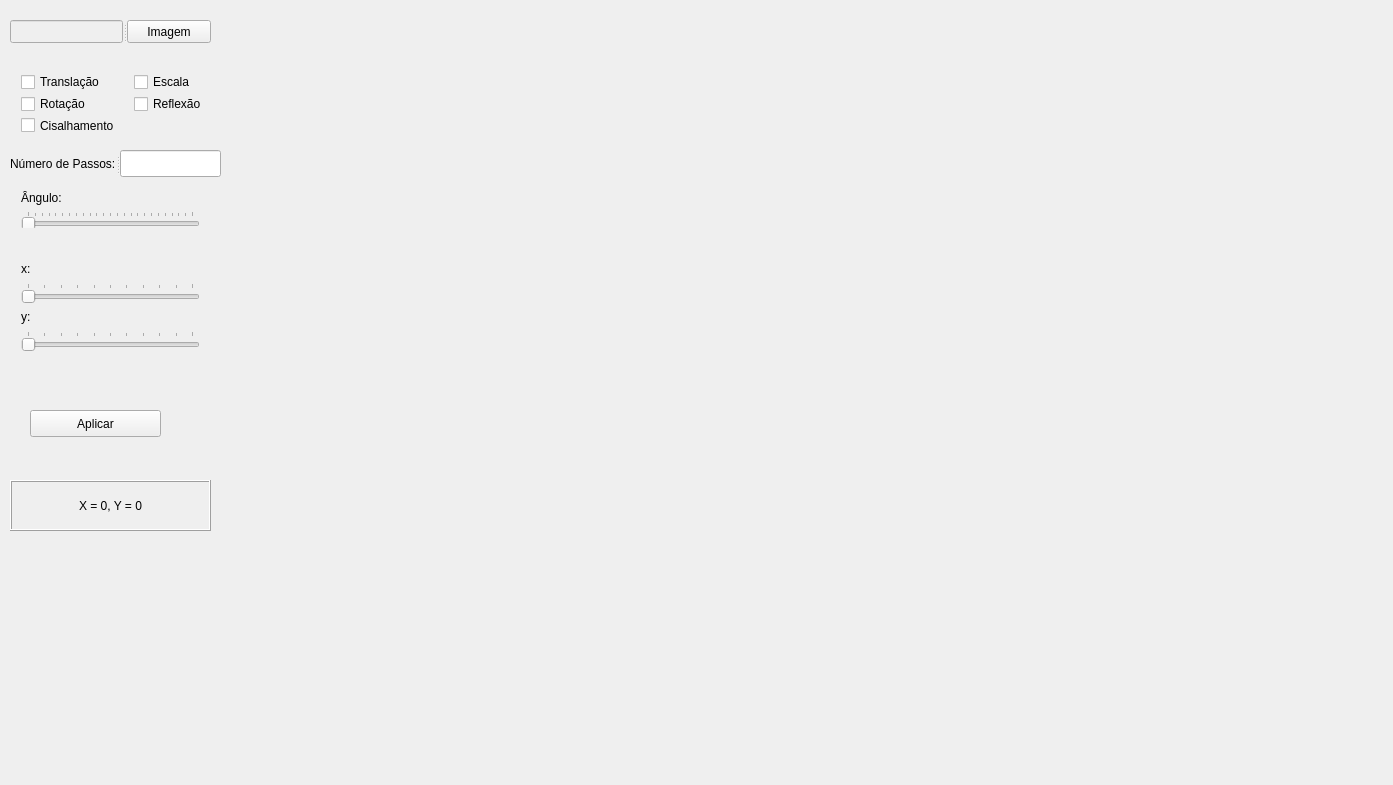
<?xml version="1.0" encoding="UTF-8"?>
<ui version="4.0">
 <class>MainWindow</class>
 <widget class="QMainWindow" name="MainWindow">
  <property name="geometry">
   <rect>
    <x>0</x>
    <y>0</y>
    <width>1393</width>
    <height>785</height>
   </rect>
  </property>
  <property name="mouseTracking">
   <bool>true</bool>
  </property>
  <property name="windowTitle">
   <string>MainWindow</string>
  </property>
  <property name="windowOpacity">
   <double>10.000000000000000</double>
  </property>
  <widget class="QWidget" name="centralWidget">
   <widget class="QWidget" name="layoutWidget">
    <property name="geometry">
     <rect>
      <x>10</x>
      <y>63</y>
      <width>241</width>
      <height>81</height>
     </rect>
    </property>
    <layout class="QGridLayout" name="gridLayout_2">
     <item row="0" column="0">
      <widget class="QCheckBox" name="tranCheck_2">
       <property name="text">
        <string>Translação</string>
       </property>
       <property name="autoExclusive">
        <bool>true</bool>
       </property>
      </widget>
     </item>
     <item row="0" column="1">
      <widget class="QCheckBox" name="escCheck_2">
       <property name="text">
        <string>Escala</string>
       </property>
       <property name="autoExclusive">
        <bool>true</bool>
       </property>
      </widget>
     </item>
     <item row="1" column="0">
      <widget class="QCheckBox" name="rotCheck_2">
       <property name="text">
        <string>Rotação</string>
       </property>
       <property name="autoExclusive">
        <bool>true</bool>
       </property>
      </widget>
     </item>
     <item row="1" column="1">
      <widget class="QCheckBox" name="refCheck_2">
       <property name="text">
        <string>Reflexão</string>
       </property>
       <property name="autoExclusive">
        <bool>true</bool>
       </property>
      </widget>
     </item>
     <item row="2" column="0" colspan="2">
      <widget class="QCheckBox" name="cisCheck_2">
       <property name="text">
        <string>Cisalhamento</string>
       </property>
       <property name="autoExclusive">
        <bool>true</bool>
       </property>
      </widget>
     </item>
    </layout>
   </widget>
   <widget class="QPushButton" name="apButton">
    <property name="geometry">
     <rect>
      <x>30</x>
      <y>410</y>
      <width>131</width>
      <height>27</height>
     </rect>
    </property>
    <property name="text">
     <string>Aplicar</string>
    </property>
   </widget>
   <widget class="QWidget" name="layoutWidget_2">
    <property name="geometry">
     <rect>
      <x>10</x>
      <y>250</y>
      <width>201</width>
      <height>112</height>
     </rect>
    </property>
    <layout class="QVBoxLayout" name="verticalLayout_3">
     <item>
      <widget class="QLabel" name="xLab_2">
       <property name="mouseTracking">
        <bool>true</bool>
       </property>
       <property name="text">
        <string>x:</string>
       </property>
      </widget>
     </item>
     <item>
      <widget class="QSlider" name="xSlid_2">
       <property name="cursor">
        <cursorShape>UpArrowCursor</cursorShape>
       </property>
       <property name="maximum">
        <number>10</number>
       </property>
       <property name="pageStep">
        <number>10</number>
       </property>
       <property name="orientation">
        <enum>Qt::Horizontal</enum>
       </property>
       <property name="tickPosition">
        <enum>QSlider::TicksAbove</enum>
       </property>
      </widget>
     </item>
     <item>
      <widget class="QLabel" name="yLab_2">
       <property name="text">
        <string>y:</string>
       </property>
      </widget>
     </item>
     <item>
      <widget class="QSlider" name="ySlid_2">
       <property name="maximum">
        <number>10</number>
       </property>
       <property name="orientation">
        <enum>Qt::Horizontal</enum>
       </property>
       <property name="tickPosition">
        <enum>QSlider::TicksAbove</enum>
       </property>
      </widget>
     </item>
    </layout>
   </widget>
   <widget class="my_qlabel" name="gridLab">
    <property name="geometry">
     <rect>
      <x>230</x>
      <y>0</y>
      <width>1161</width>
      <height>761</height>
     </rect>
    </property>
    <property name="mouseTracking">
     <bool>true</bool>
    </property>
    <property name="styleSheet">
     <string notr="true"/>
    </property>
    <property name="text">
     <string/>
    </property>
   </widget>
   <widget class="QWidget" name="layoutWidget_3">
    <property name="geometry">
     <rect>
      <x>10</x>
      <y>180</y>
      <width>201</width>
      <height>59</height>
     </rect>
    </property>
    <layout class="QVBoxLayout" name="verticalLayout_4">
     <item>
      <widget class="QLabel" name="angLab_2">
       <property name="text">
        <string>Ângulo:</string>
       </property>
      </widget>
     </item>
     <item>
      <widget class="QSlider" name="angSlid_2">
       <property name="contextMenuPolicy">
        <enum>Qt::DefaultContextMenu</enum>
       </property>
       <property name="toolTipDuration">
        <number>-1</number>
       </property>
       <property name="layoutDirection">
        <enum>Qt::LeftToRight</enum>
       </property>
       <property name="maximum">
        <number>360</number>
       </property>
       <property name="singleStep">
        <number>15</number>
       </property>
       <property name="pageStep">
        <number>16</number>
       </property>
       <property name="tracking">
        <bool>true</bool>
       </property>
       <property name="orientation">
        <enum>Qt::Horizontal</enum>
       </property>
       <property name="invertedAppearance">
        <bool>false</bool>
       </property>
       <property name="invertedControls">
        <bool>false</bool>
       </property>
       <property name="tickPosition">
        <enum>QSlider::TicksAbove</enum>
       </property>
      </widget>
     </item>
    </layout>
   </widget>
   <widget class="QSplitter" name="passosSplitter">
    <property name="geometry">
     <rect>
      <x>10</x>
      <y>150</y>
      <width>211</width>
      <height>27</height>
     </rect>
    </property>
    <property name="orientation">
     <enum>Qt::Horizontal</enum>
    </property>
    <widget class="QLabel" name="passosLab_2">
     <property name="text">
      <string>Número de Passos:</string>
     </property>
    </widget>
    <widget class="QLineEdit" name="nPassos_2"/>
   </widget>
   <widget class="QSplitter" name="splitter">
    <property name="geometry">
     <rect>
      <x>10</x>
      <y>20</y>
      <width>201</width>
      <height>23</height>
     </rect>
    </property>
    <property name="orientation">
     <enum>Qt::Horizontal</enum>
    </property>
    <widget class="QLineEdit" name="lineEdit_2">
     <property name="enabled">
      <bool>false</bool>
     </property>
    </widget>
    <widget class="QPushButton" name="imgButton">
     <property name="text">
      <string>Imagem</string>
     </property>
    </widget>
   </widget>
   <widget class="QLabel" name="label">
    <property name="geometry">
     <rect>
      <x>10</x>
      <y>480</y>
      <width>201</width>
      <height>51</height>
     </rect>
    </property>
    <property name="frameShape">
     <enum>QFrame::Box</enum>
    </property>
    <property name="frameShadow">
     <enum>QFrame::Raised</enum>
    </property>
    <property name="text">
     <string>X = 0, Y = 0</string>
    </property>
    <property name="alignment">
     <set>Qt::AlignCenter</set>
    </property>
   </widget>
  </widget>
  <widget class="QMenuBar" name="menuBar">
   <property name="geometry">
    <rect>
     <x>0</x>
     <y>0</y>
     <width>1393</width>
     <height>22</height>
    </rect>
   </property>
  </widget>
 </widget>
 <layoutdefault spacing="6" margin="11"/>
 <customwidgets>
  <customwidget>
   <class>my_qlabel</class>
   <extends>QLabel</extends>
   <header location="global">my_qlabel.h</header>
  </customwidget>
 </customwidgets>
 <resources/>
 <connections>
  <connection>
   <sender>rotCheck_2</sender>
   <signal>clicked(bool)</signal>
   <receiver>angLab_2</receiver>
   <slot>setVisible(bool)</slot>
   <hints>
    <hint type="sourcelabel">
     <x>41</x>
     <y>116</y>
    </hint>
    <hint type="destinationlabel">
     <x>14</x>
     <y>216</y>
    </hint>
   </hints>
  </connection>
  <connection>
   <sender>rotCheck_2</sender>
   <signal>clicked(bool)</signal>
   <receiver>angSlid_2</receiver>
   <slot>setVisible(bool)</slot>
   <hints>
    <hint type="sourcelabel">
     <x>32</x>
     <y>121</y>
    </hint>
    <hint type="destinationlabel">
     <x>20</x>
     <y>249</y>
    </hint>
   </hints>
  </connection>
  <connection>
   <sender>rotCheck_2</sender>
   <signal>clicked(bool)</signal>
   <receiver>xLab_2</receiver>
   <slot>setHidden(bool)</slot>
   <hints>
    <hint type="sourcelabel">
     <x>30</x>
     <y>122</y>
    </hint>
    <hint type="destinationlabel">
     <x>16</x>
     <y>289</y>
    </hint>
   </hints>
  </connection>
  <connection>
   <sender>rotCheck_2</sender>
   <signal>clicked(bool)</signal>
   <receiver>xSlid_2</receiver>
   <slot>setHidden(bool)</slot>
   <hints>
    <hint type="sourcelabel">
     <x>21</x>
     <y>128</y>
    </hint>
    <hint type="destinationlabel">
     <x>21</x>
     <y>316</y>
    </hint>
   </hints>
  </connection>
  <connection>
   <sender>rotCheck_2</sender>
   <signal>clicked(bool)</signal>
   <receiver>yLab_2</receiver>
   <slot>setHidden(bool)</slot>
   <hints>
    <hint type="sourcelabel">
     <x>35</x>
     <y>122</y>
    </hint>
    <hint type="destinationlabel">
     <x>24</x>
     <y>339</y>
    </hint>
   </hints>
  </connection>
  <connection>
   <sender>rotCheck_2</sender>
   <signal>clicked(bool)</signal>
   <receiver>ySlid_2</receiver>
   <slot>setHidden(bool)</slot>
   <hints>
    <hint type="sourcelabel">
     <x>33</x>
     <y>117</y>
    </hint>
    <hint type="destinationlabel">
     <x>24</x>
     <y>381</y>
    </hint>
   </hints>
  </connection>
  <connection>
   <sender>cisCheck_2</sender>
   <signal>clicked(bool)</signal>
   <receiver>angLab_2</receiver>
   <slot>setHidden(bool)</slot>
   <hints>
    <hint type="sourcelabel">
     <x>27</x>
     <y>147</y>
    </hint>
    <hint type="destinationlabel">
     <x>25</x>
     <y>223</y>
    </hint>
   </hints>
  </connection>
  <connection>
   <sender>cisCheck_2</sender>
   <signal>clicked(bool)</signal>
   <receiver>angSlid_2</receiver>
   <slot>setHidden(bool)</slot>
   <hints>
    <hint type="sourcelabel">
     <x>37</x>
     <y>150</y>
    </hint>
    <hint type="destinationlabel">
     <x>25</x>
     <y>241</y>
    </hint>
   </hints>
  </connection>
  <connection>
   <sender>cisCheck_2</sender>
   <signal>clicked(bool)</signal>
   <receiver>xLab_2</receiver>
   <slot>setVisible(bool)</slot>
   <hints>
    <hint type="sourcelabel">
     <x>34</x>
     <y>150</y>
    </hint>
    <hint type="destinationlabel">
     <x>29</x>
     <y>281</y>
    </hint>
   </hints>
  </connection>
  <connection>
   <sender>cisCheck_2</sender>
   <signal>clicked(bool)</signal>
   <receiver>xSlid_2</receiver>
   <slot>setVisible(bool)</slot>
   <hints>
    <hint type="sourcelabel">
     <x>39</x>
     <y>153</y>
    </hint>
    <hint type="destinationlabel">
     <x>28</x>
     <y>316</y>
    </hint>
   </hints>
  </connection>
  <connection>
   <sender>cisCheck_2</sender>
   <signal>clicked(bool)</signal>
   <receiver>yLab_2</receiver>
   <slot>setVisible(bool)</slot>
   <hints>
    <hint type="sourcelabel">
     <x>45</x>
     <y>147</y>
    </hint>
    <hint type="destinationlabel">
     <x>35</x>
     <y>350</y>
    </hint>
   </hints>
  </connection>
  <connection>
   <sender>cisCheck_2</sender>
   <signal>clicked(bool)</signal>
   <receiver>ySlid_2</receiver>
   <slot>setVisible(bool)</slot>
   <hints>
    <hint type="sourcelabel">
     <x>57</x>
     <y>145</y>
    </hint>
    <hint type="destinationlabel">
     <x>37</x>
     <y>368</y>
    </hint>
   </hints>
  </connection>
  <connection>
   <sender>escCheck_2</sender>
   <signal>clicked(bool)</signal>
   <receiver>angLab_2</receiver>
   <slot>setHidden(bool)</slot>
   <hints>
    <hint type="sourcelabel">
     <x>161</x>
     <y>94</y>
    </hint>
    <hint type="destinationlabel">
     <x>130</x>
     <y>210</y>
    </hint>
   </hints>
  </connection>
  <connection>
   <sender>escCheck_2</sender>
   <signal>clicked(bool)</signal>
   <receiver>angSlid_2</receiver>
   <slot>setHidden(bool)</slot>
   <hints>
    <hint type="sourcelabel">
     <x>167</x>
     <y>94</y>
    </hint>
    <hint type="destinationlabel">
     <x>131</x>
     <y>247</y>
    </hint>
   </hints>
  </connection>
  <connection>
   <sender>escCheck_2</sender>
   <signal>clicked(bool)</signal>
   <receiver>xLab_2</receiver>
   <slot>setVisible(bool)</slot>
   <hints>
    <hint type="sourcelabel">
     <x>210</x>
     <y>91</y>
    </hint>
    <hint type="destinationlabel">
     <x>147</x>
     <y>288</y>
    </hint>
   </hints>
  </connection>
  <connection>
   <sender>escCheck_2</sender>
   <signal>clicked(bool)</signal>
   <receiver>xSlid_2</receiver>
   <slot>setVisible(bool)</slot>
   <hints>
    <hint type="sourcelabel">
     <x>177</x>
     <y>90</y>
    </hint>
    <hint type="destinationlabel">
     <x>131</x>
     <y>311</y>
    </hint>
   </hints>
  </connection>
  <connection>
   <sender>escCheck_2</sender>
   <signal>clicked(bool)</signal>
   <receiver>yLab_2</receiver>
   <slot>setVisible(bool)</slot>
   <hints>
    <hint type="sourcelabel">
     <x>159</x>
     <y>90</y>
    </hint>
    <hint type="destinationlabel">
     <x>125</x>
     <y>346</y>
    </hint>
   </hints>
  </connection>
  <connection>
   <sender>escCheck_2</sender>
   <signal>clicked(bool)</signal>
   <receiver>ySlid_2</receiver>
   <slot>setVisible(bool)</slot>
   <hints>
    <hint type="sourcelabel">
     <x>173</x>
     <y>97</y>
    </hint>
    <hint type="destinationlabel">
     <x>137</x>
     <y>368</y>
    </hint>
   </hints>
  </connection>
  <connection>
   <sender>tranCheck_2</sender>
   <signal>clicked(bool)</signal>
   <receiver>angLab_2</receiver>
   <slot>setHidden(bool)</slot>
   <hints>
    <hint type="sourcelabel">
     <x>111</x>
     <y>93</y>
    </hint>
    <hint type="destinationlabel">
     <x>15</x>
     <y>211</y>
    </hint>
   </hints>
  </connection>
  <connection>
   <sender>tranCheck_2</sender>
   <signal>clicked(bool)</signal>
   <receiver>angSlid_2</receiver>
   <slot>setHidden(bool)</slot>
   <hints>
    <hint type="sourcelabel">
     <x>40</x>
     <y>88</y>
    </hint>
    <hint type="destinationlabel">
     <x>32</x>
     <y>239</y>
    </hint>
   </hints>
  </connection>
  <connection>
   <sender>tranCheck_2</sender>
   <signal>clicked(bool)</signal>
   <receiver>xLab_2</receiver>
   <slot>setHidden(bool)</slot>
   <hints>
    <hint type="sourcelabel">
     <x>57</x>
     <y>92</y>
    </hint>
    <hint type="destinationlabel">
     <x>23</x>
     <y>288</y>
    </hint>
   </hints>
  </connection>
  <connection>
   <sender>tranCheck_2</sender>
   <signal>clicked(bool)</signal>
   <receiver>xSlid_2</receiver>
   <slot>setHidden(bool)</slot>
   <hints>
    <hint type="sourcelabel">
     <x>105</x>
     <y>90</y>
    </hint>
    <hint type="destinationlabel">
     <x>34</x>
     <y>313</y>
    </hint>
   </hints>
  </connection>
  <connection>
   <sender>tranCheck_2</sender>
   <signal>clicked(bool)</signal>
   <receiver>yLab_2</receiver>
   <slot>setHidden(bool)</slot>
   <hints>
    <hint type="sourcelabel">
     <x>77</x>
     <y>99</y>
    </hint>
    <hint type="destinationlabel">
     <x>34</x>
     <y>345</y>
    </hint>
   </hints>
  </connection>
  <connection>
   <sender>tranCheck_2</sender>
   <signal>clicked(bool)</signal>
   <receiver>ySlid_2</receiver>
   <slot>setHidden(bool)</slot>
   <hints>
    <hint type="sourcelabel">
     <x>72</x>
     <y>88</y>
    </hint>
    <hint type="destinationlabel">
     <x>57</x>
     <y>371</y>
    </hint>
   </hints>
  </connection>
  <connection>
   <sender>refCheck_2</sender>
   <signal>clicked(bool)</signal>
   <receiver>angLab_2</receiver>
   <slot>setHidden(bool)</slot>
   <hints>
    <hint type="sourcelabel">
     <x>161</x>
     <y>118</y>
    </hint>
    <hint type="destinationlabel">
     <x>96</x>
     <y>204</y>
    </hint>
   </hints>
  </connection>
  <connection>
   <sender>refCheck_2</sender>
   <signal>clicked(bool)</signal>
   <receiver>xLab_2</receiver>
   <slot>setHidden(bool)</slot>
   <hints>
    <hint type="sourcelabel">
     <x>218</x>
     <y>116</y>
    </hint>
    <hint type="destinationlabel">
     <x>216</x>
     <y>280</y>
    </hint>
   </hints>
  </connection>
  <connection>
   <sender>refCheck_2</sender>
   <signal>clicked(bool)</signal>
   <receiver>angSlid_2</receiver>
   <slot>setHidden(bool)</slot>
   <hints>
    <hint type="sourcelabel">
     <x>275</x>
     <y>120</y>
    </hint>
    <hint type="destinationlabel">
     <x>197</x>
     <y>240</y>
    </hint>
   </hints>
  </connection>
  <connection>
   <sender>refCheck_2</sender>
   <signal>clicked(bool)</signal>
   <receiver>xSlid_2</receiver>
   <slot>setHidden(bool)</slot>
   <hints>
    <hint type="sourcelabel">
     <x>275</x>
     <y>123</y>
    </hint>
    <hint type="destinationlabel">
     <x>187</x>
     <y>314</y>
    </hint>
   </hints>
  </connection>
  <connection>
   <sender>refCheck_2</sender>
   <signal>clicked(bool)</signal>
   <receiver>yLab_2</receiver>
   <slot>setHidden(bool)</slot>
   <hints>
    <hint type="sourcelabel">
     <x>192</x>
     <y>117</y>
    </hint>
    <hint type="destinationlabel">
     <x>174</x>
     <y>342</y>
    </hint>
   </hints>
  </connection>
  <connection>
   <sender>refCheck_2</sender>
   <signal>clicked(bool)</signal>
   <receiver>ySlid_2</receiver>
   <slot>setHidden(bool)</slot>
   <hints>
    <hint type="sourcelabel">
     <x>241</x>
     <y>115</y>
    </hint>
    <hint type="destinationlabel">
     <x>194</x>
     <y>364</y>
    </hint>
   </hints>
  </connection>
 </connections>
</ui>
